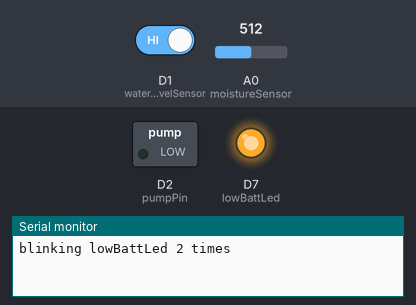
A sketch run on a simulated ESP8266 (NodeMCU). On the bench: switched loads named in the sketch (green lamp = pin HIGH), output pins drawn as LEDs (lit = HIGH), the last lines printed to the serial monitor. The inputs (shaded band) are chosen by the test bench; at power-on: D1 (waterLevelSensor) HIGH, A0 (moistureSensor) = 512. WiFi joins after 1.5 s; servers stay silent unless stated; pins used as bus, display or sensor lines are not drawn.

Above: at 0.1 s.
At 6.4 s:
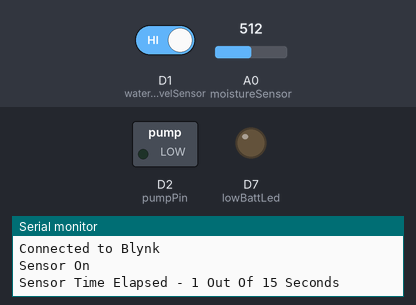
6.5 s: D1 (waterLevelSensor) driven HIGH
Timing chart, 0 to 9.5 s (numbered marks = the images above; inputs shaded):
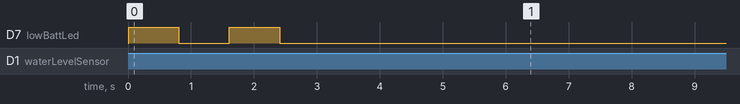

The sketch:

main.ino
```cpp
//////////////////////////////////////////////////////////////////////////////////
//////////////////////////////PLANT WATERING PROJECT//////////////////////////////
//////////////////////////////////////////////////////////////////////////////////

//////////////
///SETTINGS///
//////////////

//#define resistiveSensor
#define capacitiveSensor

#define serialdebug //Serial Printouts for debugging

//#define shortenedDebugTimes //Shorten sleep and stabilize time to allow for easier debugging

#define moisturePercentToWater 30 //At what soil moisture percent should the pump come on?

char auth[] = "zClZn8Pvs0p05s1Ft0E41HCQ-v7pEfS3"; //Blynk Auth Code
char ssid[] = "flochwireless"; //Wifi SSID
char pass[] = "buster95"; //Wifi Password

///////////
///DEBUG///
///////////

#ifdef shortenedDebugTimes
#define sleepTimeSeconds 30 //time in seconds for node to sleep between wakeups in debug mode
#else
#define sleepTimeSeconds 1800 //time in seconds for node to sleep between wakeups
#endif

///////////////////
///LIBRARY STUFF///
///////////////////

#include <Arduino.h>
#include <ESP8266WiFi.h>
#include <BlynkSimpleEsp8266.h>

/////////////////
///BLYNK STUFF///
/////////////////

#define BLYNK_PRINT Serial
BlynkTimer timer;

//////////
///PINS///
//////////

//inputs//

#define moistureSensor A0
#define waterLevelSensor D1
#define lowBattSensor D5

//outputs//

#define pumpPin D2
#define activateMoistureSensor D6
#define lowBattLed D7

//Virtual Pins//

#define vWateringOnOff V0
#define vWateringAmount V1
#define vLowWaterLevelIndicator V4
#define vLowBatteryIndicator V3
#define vMoistureLevel V2

//////////////////////
///global Variables///
//////////////////////
int soilMoisture = 0;
bool battLev = 0;
bool connected = 0;
byte waterLevel;
byte a = 0; // variable to lock into sensor mode
byte b = 0; // variable to lock into pump mode
byte c = 0; //variable to lock into batt sense mode
byte d = 0; // variable to lock into tweet mode
unsigned long currentMillis;
unsigned long lastSensorMillis;
unsigned long lastPumpMillis;
unsigned long connectMillis;
int waterMl;
int waterOnOff;
int okToWater;

BLYNK_WRITE (vWateringAmount){
 waterMl = param.asInt();
}

BLYNK_WRITE (vWateringOnOff){
  if(param.asInt() == 1) waterOnOff = 1;
  else waterOnOff = 0;
}

BLYNK_CONNECTED() {
  Blynk.syncVirtual(vWateringOnOff, vWateringAmount); //sync button state and amount to water//
}

void setup()
{

  //inputs//
  pinMode(moistureSensor, INPUT);
  pinMode(waterLevelSensor, INPUT_PULLUP);
  pinMode(lowBattSensor, INPUT);

  //outputs//
  pinMode(pumpPin, OUTPUT);
  pinMode(activateMoistureSensor, OUTPUT);
  pinMode(lowBattLed, OUTPUT);
  pinMode(D0, WAKEUP_PULLUP);

  // Debug console
  Serial.begin(115200);

  timer.setInterval(750L, dataSend);

  blinkLED(2);
}

void loop() {

  //connect to blynk//
  if(connected == 0) connect(); connectMillis = millis();

  Blynk.run();

  //Read sensor//
  while(a == 0) {
    soilMoisture = readSensor();
  }

  lastSensorMillis = millis();

  #ifdef serialdebug
  Serial.print("waterOnOff = ");
  Serial.println(waterOnOff);
  Serial.print("waterMl = ");
  Serial.println(waterMl);
  #endif

  waterLevel = digitalRead(waterLevelSensor);

  #ifdef serialdebug

  if(waterLevel == 0) Serial.println("water Level = OK");
  else Serial.println("water Level = LOW");

  #endif

  if(soilMoisture < moisturePercentToWater && waterOnOff == 1 && waterLevel == 0) okToWater = 1;
  else okToWater = 0;

  #ifdef serialdebug
  Serial.print("okToWater = ");
  Serial.println(okToWater);
  #endif

   //pump water//
   while(b == 0){
     pump(okToWater);
   }

  lastPumpMillis = millis();

  //Read battery level//
  bool battLev;
  while(c == 0)  {
   battLev = readBatteryLevel();
 }

 while(d == 0){
   tweet();
 }

  //illuminate low batt led based on battlev//
  digitalWrite(lowBattLed, (!battLev));

  if(battLev > 0) {
    WiFi.mode(WIFI_OFF);
    WiFi.forceSleepBegin();
    while(true) blinkLED(100);
  }

  //sleep//
  goToSleep();
 }
```

Watering.ino
```cpp
//////////////////////////////////////////////////////////////////////////////////
////////////////////////////Pump Control and watering.////////////////////////////
//////////////////////////////////////////////////////////////////////////////////

#ifdef serialdebug
unsigned int pumpElapsedTime;
unsigned int lastPumpElapsedTime;
bool serialPumpOn = 1;
#endif

void pump(bool water) {

    Blynk.run();

    int waterSeconds = (waterMl * 0.29);

    currentMillis = millis();

    if(water == 1) {

        #ifdef serialdebug //Print "Turning on Pump"

            if(serialPumpOn == 1){

                Serial.println("Turning on pump");
                serialPumpOn = 0;

            }

        #endif

        digitalWrite(pumpPin, HIGH);

        #ifdef serialdebug //print amount of ML pumped out of ML to pump

            pumpElapsedTime = ((currentMillis - lastSensorMillis) * 0.001) / 0.29;

            if(lastPumpElapsedTime != pumpElapsedTime){

                Serial.print("Pumped ");
                Serial.print(pumpElapsedTime);
                lastPumpElapsedTime = pumpElapsedTime;
                Serial.print(" ML Out Of ");
                Serial.print((waterSeconds / 0.29), 0);
                Serial.println(" ML");
            }

        #endif

        if((currentMillis - lastSensorMillis) > (waterSeconds*1000)) {

            #ifdef serialdebug
                Serial.println("Turning off pump");
            #endif

            digitalWrite(pumpPin, LOW);
            b = 1;
        }
    }

    else {

        digitalWrite(pumpPin, LOW);

        #ifdef serialdebug
            Serial.println("No need to water");
        #endif
        b = 1;

        }
}
```

misc_Functions.ino
```cpp
//////////////////////////////////////////////////////////////////////////////////
/////////////////////////////SLEEP - WAKEUP FUNCTIONS/////////////////////////////
//////////////////////////////////////////////////////////////////////////////////


void connect() {

    #ifdef serialdebug
        Serial.println("connecting to blynk");
    #endif

    //initialize blynk//
    Blynk.begin(auth, ssid, pass);


    //check if blynk is connected//
    if(Blynk.connected() == 1) {

        #ifdef serialdebug
            Serial.println("Connected to Blynk");
        #endif
        connected = 1;
        return; //do nothing//

    }

    else {
        #ifdef serialdebug
            Serial.println("Failed to connect, trying again");
        #endif

        //Blink LED 5 Times//
        blinkLED(5);

        //go back and try again//
        connect();
    }

}

void goToSleep() {

    #ifdef serialdebug
        Serial.println("going to sleep");
    #endif

    unsigned long sleepTime = (sleepTimeSeconds * 10e5);

    Blynk.disconnect();
    ESP.deepSleep(sleepTime);

    delay(100);
}


bool state = 1;
unsigned long lastBlink;

#ifdef serialdebug
    bool serialBlink=1;
#endif

void blinkLED(byte blinkAmount){

    for(byte i = 0; i < (blinkAmount*2); i=i){

        delay(10); //was hanging

        if(millis() - lastBlink > 800) {
            Blynk.run();
            i++;
            lastBlink = millis();
            if(state == LOW) state = HIGH;
            else if(state == HIGH) state = LOW;
        }

        #ifdef serialdebug


            if(serialBlink == 1){

                Serial.print("blinking lowBattLed ");
                Serial.print(blinkAmount);
                Serial.println(" times");
                serialBlink = 0;

            }

        #endif

        digitalWrite(lowBattLed, state);
    }
    digitalWrite(lowBattLed, LOW);
}

void dataSend(){

    //write sensor val Blynk//
    Blynk.virtualWrite(vMoistureLevel, (soilMoisture));

    //write water level to blynk//
    if(waterLevel == 1) {

        Blynk.virtualWrite(vLowWaterLevelIndicator, 255);

    }

    else {

        Blynk.virtualWrite(vLowWaterLevelIndicator, 0);

    }

    //write battery level to blynk//
    if(battLev == 0) Blynk.virtualWrite(vLowBatteryIndicator, 0);
    else Blynk.virtualWrite(vLowBatteryIndicator, 255);

}

void tweet(){
    Blynk.tweet("I am a bamboo plant, my moisture level is " + String(soilMoisture) + "% ");
    if(okToWater == 1){
        Blynk.tweet("My soil moisture is below the " + String(moisturePercentToWater) + "% threshold I am adding " + String(waterMl) + "ml. of water.");
    }
    d = 1;
}
```

sensors.ino
```cpp
//////////////////////////////////////////////////////////////////////////////////
/////////////////////////////////Sensor Functions/////////////////////////////////
//////////////////////////////////////////////////////////////////////////////////

///////////////////////////
///Read Moisture Sensor///
//////////////////////////
#ifdef shortenedDebugTimes
    #define sensorStabilizeSeconds 10 //time to wait for moisture sensor readings to stabilize

#else

    #ifdef capacitiveSensor
        #define sensorStabilizeSeconds 15 //time to wait for moisture sensor readings to stabilize
    #endif

    #ifdef resistiveSensor
        #define sensorStabilizeSeconds 100
    #endif

#endif

int sensorVal[] = {0, 0, 0, 0, 0, 0, 0, 0, 0, 0, 0, 0, 0, 0, 0};
int moistureLevel = 0;

#ifdef serialdebug
unsigned int sensorElapsedTime;
unsigned int lastSensorElapsedTime;
#endif

byte readSensor() {

    Blynk.run();

    currentMillis = millis();

    //turn on sensor//
    sensorOn(HIGH);

    #ifdef serialdebug

        sensorElapsedTime = ((currentMillis - connectMillis)*0.001);

        if(lastSensorElapsedTime != sensorElapsedTime){

            Serial.print("Sensor Time Elapsed - ");
            Serial.print(sensorElapsedTime);
            lastSensorElapsedTime = sensorElapsedTime;
            Serial.print(" Out Of ");
            Serial.print(sensorStabilizeSeconds);
            Serial.println(" Seconds");
        }

    #endif

    //wait for sensorStabilizeSeconds to be greater than current seconds//
    if(currentMillis - connectMillis > (sensorStabilizeSeconds*1000)) {

        //take 15 readings//
        for (byte i = 0; i < 15; i++){

            sensorVal[i] = (analogRead(moistureSensor));
            #ifdef serialdebug
                Serial.print("Reading # ");
                Serial.print(i+1);
                Serial.print(" = ");
                Serial.println(sensorVal[i]);
            #endif
        }

        //take an average of the 15 readings//
        int sensorValue = average(sensorVal,15);

        #ifdef serialdebug
            Serial.print("Average = ");
            Serial.println(sensorValue);
        #endif

        #ifdef resistiveSensor

            //map and constrain sensorValue to a moistureLevel between 0 - 100//
            moistureLevel = map(sensorValue, 400, 500, 100, 0);
            moistureLevel = max(moistureLevel, 0);
            moistureLevel = min(moistureLevel, 100);

        #endif

        #ifdef capacitiveSensor

            //map and constrain sensorValue to a moistureLevel between 0 - 100//
            moistureLevel = map(sensorValue, 108, 159, 100, 0); //108 is air, 180 is water
            moistureLevel = max(moistureLevel, 0);
            moistureLevel = min(moistureLevel, 100);

        #endif

        #ifdef serialdebug
            Serial.print("moisturelevel = ");
            Serial.println(moistureLevel);
        #endif

        //turn off sensor//
        sensorOn(LOW);

        Blynk.virtualWrite(vMoistureLevel, (moistureLevel));
        return(moistureLevel);

    }
}

////////////////////////////
///Moisture Sensor ON/OFF///
////////////////////////////

#ifdef serialdebug
bool SerialSensorOn = 1;
#endif

void sensorOn(bool on){
    if(on == HIGH) {

        #ifdef serialdebug
            if(SerialSensorOn == 1)
            Serial.println("Sensor On");
            SerialSensorOn = 0;
        #endif

        digitalWrite(activateMoistureSensor, HIGH);
    }
    else if(on == LOW) {

        #ifdef serialdebug
            Serial.println("turning off sensor");
        #endif

        digitalWrite(activateMoistureSensor, LOW);
        a = 1; //set a = 1; to exit while loop in main.ino
    }
}

////////////////////
///Battery Sensor///
////////////////////
#ifdef shortenedDebugTimes
#define secondsToWaitAfterPumping 10 //time to wait for battery voltage to stabilize
#else
#define secondsToWaitAfterPumping 60 //time to wait for battery voltage to stabilize
#endif

#ifdef serialdebug
unsigned int battElapsedTime;
unsigned int lastBattElapsedTime;
#endif

bool readBatteryLevel() {

    Blynk.run();
    currentMillis = millis();

        #ifdef serialdebug

        battElapsedTime = ((currentMillis - lastPumpMillis)*0.001);

        if(lastBattElapsedTime != battElapsedTime){

            Serial.print("Batt stabilization Time Elapsed - ");
            Serial.print(battElapsedTime);
            lastBattElapsedTime = battElapsedTime;
            Serial.print(" Out Of ");
            Serial.print(secondsToWaitAfterPumping);
            Serial.println(" Seconds");
        }

    #endif

    if(currentMillis - lastPumpMillis > secondsToWaitAfterPumping*1000){

        int sensorVal = 0;
        for (byte i = 0; i < 25; i++) {

        sensorVal = (sensorVal + digitalRead(lowBattSensor));
    }

        if(sensorVal > 0) {

            #ifdef serialdebug
                Serial.println("BATT LOW");
            #endif
            c = 1;
            return(1);
        }

        else {

            #ifdef serialdebug
                Serial.println("BATT HIGH");
            #endif
            c = 1;
            return(0);
        }
    }
}

//////////////////////
///Average Function///
//////////////////////
int average (int * array, int len) {

    long sum = 0L ;  // sum will be larger than an item, long for safety.
    for (int i = 0 ; i < len ; i++)

        sum += array [i] ;

    return  ((int) sum) / len ;  // average will be fractional, so float may be appropriate.
}
```
